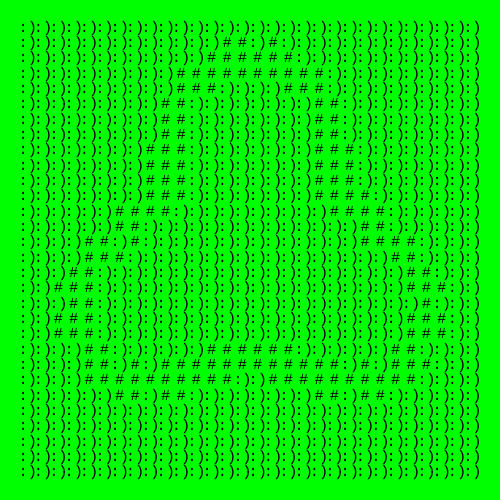
Frame 1 (no input)
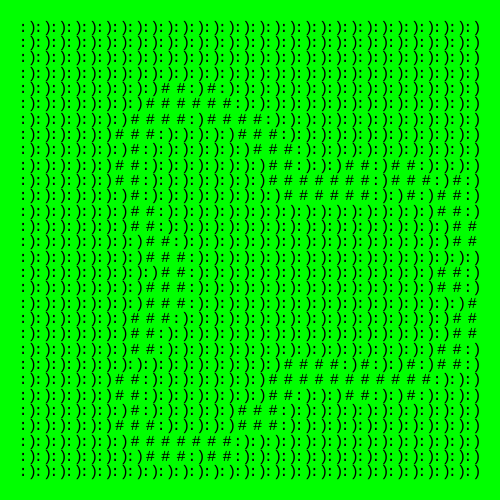
Frame 60 (no input)
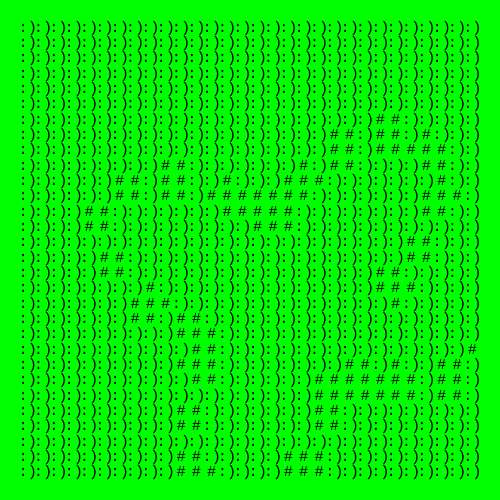
Frame 120 (the mouse pressed at the canvas centre since frame 60)

The p5.js sketch that drew these frames (run headless with seeded random() and noise() and a simulated clock; from frame 60 on, the mouse is pressed at the canvas centre):

// p5.js sketch
// ── sketch.js
//ASCII GRID
//Eevi Rutanen
//25.11.2020

var rows = 30; //number of rows
var columns = 30; //number of columns
var margin = 20; //margin size
var cellW; //variable for cell width
var cellH; //variable for cell height
var rad = 150;
var phase = 0;
var points = 30;
var xCoord = Array(points);
var yCoord = Array(points);
var treshold = 20;

function setup(){
    createCanvas(500,500);
    textAlign(CENTER,CENTER);
    rectMode(CENTER);
    //calculate the width and height of each cell
    //taking into account the margings
    cellW = (width-(2*margin)) / columns;
    cellH = (height-(2*margin)) / rows;
    textFont("Courier");
    textSize(cellW);
    background(0,255,0);
    fill(0);
    noStroke();
}
function draw(){
    background(0,255,0);
    calcPoints();
    for(var i = 0; i < columns; i++){
        for(var j = 0; j < rows; j++){
                var close = false;
                var x = i*cellW+cellW/2+margin;
                var y = j*cellH+cellH/2+margin;
                for(var k=0; k<points; k++){
                    if(dist(x,y,xCoord[k],yCoord[k]) < treshold){
                        close = true;
                    }
                }
                if(close) text("#",x,y);
                else text(":)",x,y);

        }
    }
    print(frameRate());

}

function calcPoints(){
    for(var p=0; p< points; p++){
        var cw = map(sin(frameCount/300),-1,1,width/2-100, width/2+100);
        var ch = map(sin(frameCount/200),-1,1,height/2-100, height/2+100);
        var angle = TWO_PI/points*p;
        var freq = map(sin(frameCount/200),-1,1,2,4);
        var amp = map(sin(frameCount/100),-1,1,30,60);
        var r = rad + sin(freq*angle+phase)*amp;
        var y = sin(angle)*r+ch;
        var x = cos(angle)*r+cw;
        xCoord[p] = x;
        yCoord[p] = y;
    }
    phase+=0.01;
}
